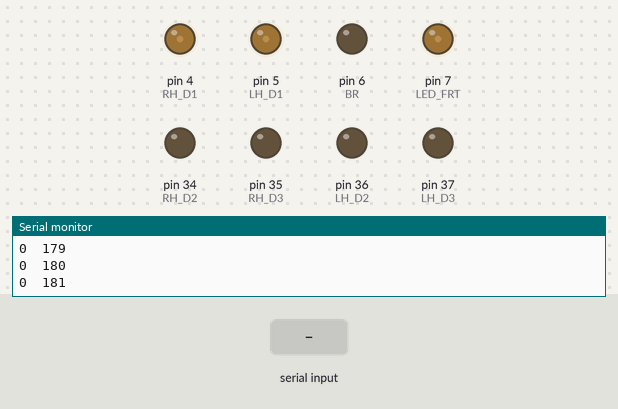
A sketch run on a simulated Arduino Mega 2560, built with avr-gcc and run on an emulated ATmega2560. Parts: output pins drawn as LEDs (lit = HIGH), the last lines printed to the serial monitor. The test bench sets the inputs (shaded band).

Above: at 1.2 s.
1.3 s: "1\n" received over Serial
At 2.5 s:
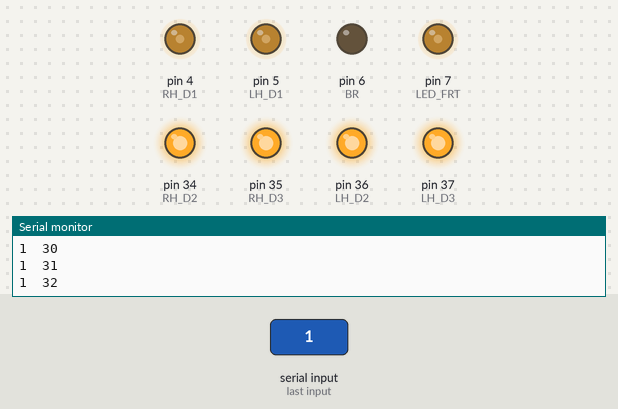
2.8 s: "90,45\n" received over Serial
At 3.7 s:
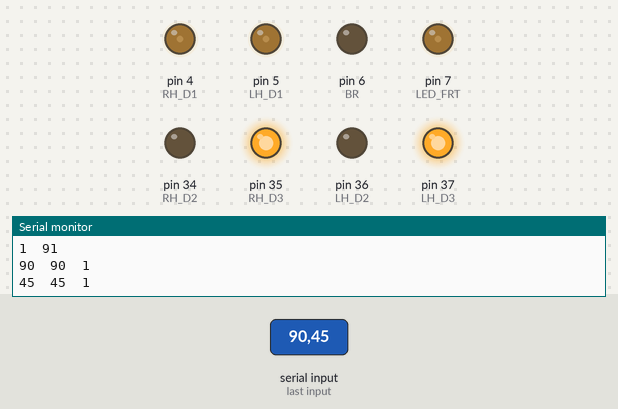
4.3 s: "2\n" received over Serial
At 4.7 s:
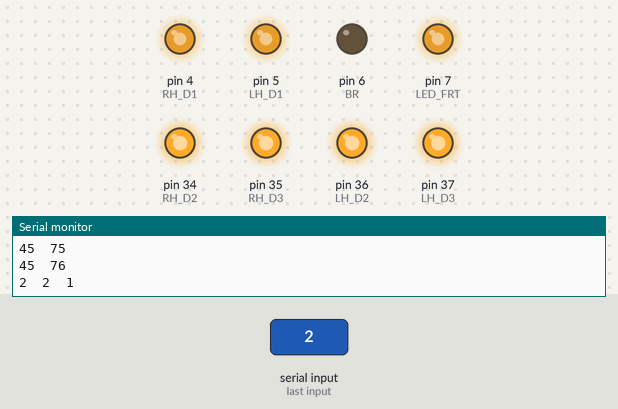
5.8 s: "3\n" received over Serial
At 7.0 s:
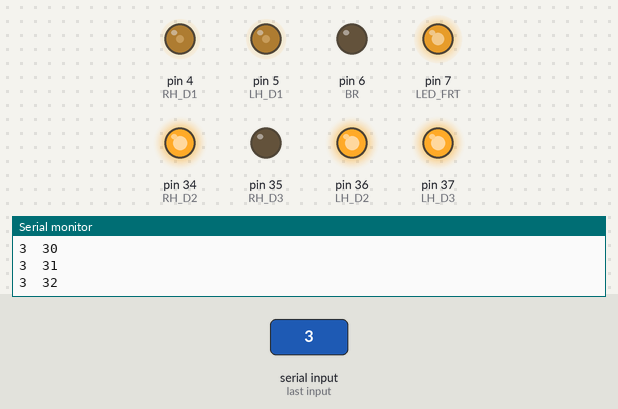
7.3 s: "30,150\n" received over Serial
At 8.3 s:
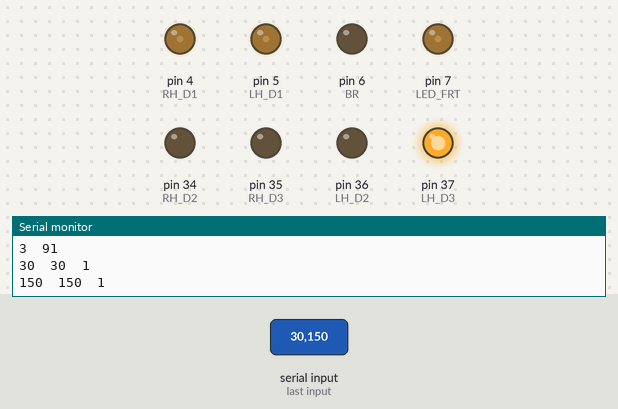
8.8 s: "4\n" received over Serial
At 9.4 s:
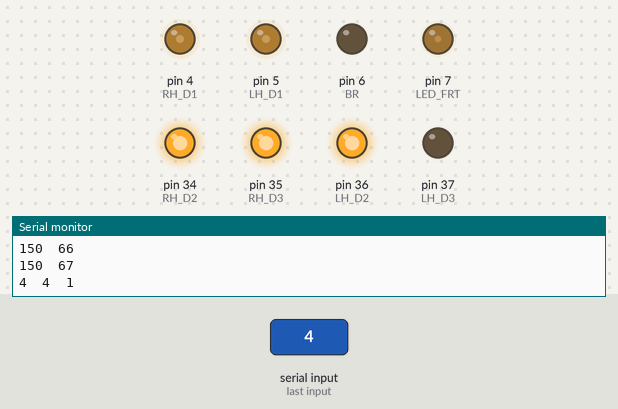
Timing chart, 0 to 13.3 s (numbered marks = the images above; inputs shaded):
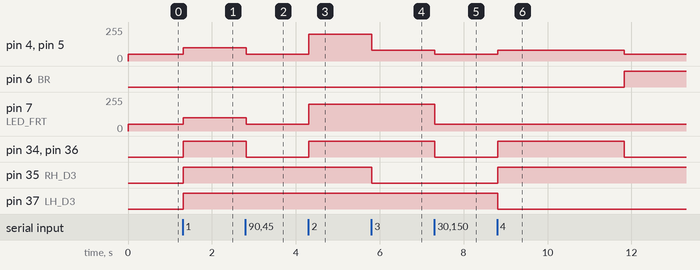

Measured:
- after the input at 1.3 s, pin 4 (RH_D1), pin 5 (LH_D1), pin 7 (LED_FRT): 50/255 → 100/255 at once; pin 6 (BR): stays LOW (without the input it goes to HIGH after 0.71 s); pin 34 (RH_D2), pin 35 (RH_D3), pin 36 (LH_D2), pin 37 (LH_D3): LOW → HIGH at once
- after the input at 2.8 s, pin 4 (RH_D1), pin 5 (LH_D1), pin 7 (LED_FRT): 100/255 → 50/255 at once; pin 34 (RH_D2), pin 36 (LH_D2): HIGH → LOW at once
- after the input at 4.3 s, pin 4 (RH_D1), pin 5 (LH_D1), pin 7 (LED_FRT): 50/255 → 200/255 at once; pin 34 (RH_D2), pin 36 (LH_D2): LOW → HIGH at once
- after the input at 5.8 s, pin 4 (RH_D1), pin 5 (LH_D1): 200/255 → 80/255 at once; pin 35 (RH_D3): HIGH → LOW at once
- after the input at 7.3 s, pin 4 (RH_D1), pin 5 (LH_D1): 80/255 → 50/255 at once; pin 7 (LED_FRT): 200/255 → 50/255 at once; pin 34 (RH_D2), pin 36 (LH_D2): HIGH → LOW at once
- after the input at 8.8 s, pin 4 (RH_D1), pin 5 (LH_D1): 50/255 → 80/255 at once, → 50/255 3.0 s later; pin 6 (BR): LOW → HIGH after 3.0 s instead of 2.2 s; pin 34 (RH_D2), pin 36 (LH_D2): LOW → HIGH at once, → LOW 3.0 s later; pin 35 (RH_D3): LOW → HIGH at once; pin 37 (LH_D3): HIGH → LOW at once

The sketch:

try4.ino
```cpp
#include <Wire.h>

const int RH_D1 = 4;
const int RH_D2 = 34;
const int RH_D3 = 35;
const int RH_A1 = A0;
const int RH_A2 = A1;
const int RH_ENA = 2;
const int RH_ENB = A8;
const int LH_D1 = 5;
const int LH_D2 = 36;
const int LH_D3 = 37;
const int LH_A1 = A2;
const int LH_A2 = A3;
const int LH_ENA = 3;
const int LH_ENB = A9;
const int BR = 6;
const int LED_FRT = 7;
const int IR1 = A4;
const int IR2 = A5;
const int IR3 = A6;
const int ES = 18;

#define RH_ENA 2
#define RH_ENB A8
#define LH_ENA 3
#define LH_ENB A9

int cmd = 0;
int heartbeat = 0;
int joystick;
int start = 0;

volatile unsigned int encoder_RH = 0;
volatile unsigned int encoder_LH = 0;

void setup() {
  pinMode(RH_ENA, INPUT);
  pinMode(RH_ENB, INPUT);
  pinMode(LH_ENA, INPUT);
  pinMode(LH_ENB, INPUT);
  pinMode(ES, INPUT);
  digitalWrite(RH_ENA, HIGH);
  digitalWrite(RH_ENB, HIGH);
  digitalWrite(LH_ENA, HIGH);
  digitalWrite(LH_ENB, HIGH);

  pinMode(BR,OUTPUT);
  pinMode(RH_D1,OUTPUT);
  pinMode(RH_D2,OUTPUT);
  pinMode(RH_D3,OUTPUT);
  pinMode(LH_D1,OUTPUT);
  pinMode(LH_D2,OUTPUT);
  pinMode(LH_D3,OUTPUT);
  pinMode(LED_FRT, OUTPUT);

  analogWrite(RH_D1,25);
  analogWrite(LH_D1,25);
//  digitalWrite(BR,HIGH);

  Wire.begin();

  Serial.begin(9600);
//  digitalWrite(RH_D2,HIGH);
//  digitalWrite(LH_D2,HIGH);
}

void loop() {

  if(Serial.available()>0) {
    joystick = Serial.parseInt();
    Serial.print(joystick);
    Serial.print("\t");

    heartbeat = 0;

    if (cmd != joystick && joystick != 0){
      cmd = joystick;
      start = 0;
      }

  }

    heartbeat++;

    if (heartbeat>300) {
      cmd = 8;
      heartbeat = 0;
    }


     Serial.print(cmd);
     Serial.print("\t");
     Serial.println(heartbeat);


    if(cmd == 1) {           //slow forward
      analogWrite(RH_D1,100);
      analogWrite(LH_D1,100);
      digitalWrite(RH_D2,HIGH);
      digitalWrite(LH_D2,HIGH);
      digitalWrite(RH_D3,HIGH);
      digitalWrite(LH_D3,HIGH);
      analogWrite(LED_FRT,100);
    }

    else if(cmd == 2) {      //fast forward
      analogWrite(RH_D1,200);
      analogWrite(LH_D1,200);
      digitalWrite(RH_D2,HIGH);
      digitalWrite(LH_D2,HIGH);
      digitalWrite(RH_D3,HIGH);
      digitalWrite(LH_D3,HIGH);
      analogWrite(LED_FRT,200);
    }

    else if(cmd == 3) {        //rotate clockwise
      analogWrite(RH_D1,80);
      analogWrite(LH_D1,80);
      digitalWrite(RH_D2,HIGH);
      digitalWrite(LH_D2,HIGH);
      digitalWrite(RH_D3,LOW);
      digitalWrite(LH_D3,HIGH);
    }

    else if(cmd == 4) {        //rotate cclockwise
      analogWrite(RH_D1,80);
      analogWrite(LH_D1,80);
      digitalWrite(RH_D2,HIGH);
      digitalWrite(LH_D2,HIGH);
      digitalWrite(RH_D3,HIGH);
      digitalWrite(LH_D3,LOW);
    }

    else if(cmd == 7) {       //reverse
      analogWrite(RH_D1,100);
      analogWrite(LH_D1,100);
      digitalWrite(RH_D2,HIGH);
      digitalWrite(LH_D2,HIGH);
      digitalWrite(RH_D3,LOW);
      digitalWrite(LH_D3,LOW);
      analogWrite(LED_FRT,50);
    }

     else if (cmd==8) {       //stop
      digitalWrite(RH_D2,LOW);
      digitalWrite(LH_D2,LOW);
      analogWrite(RH_D1,50);
      analogWrite(LH_D1,50);
      digitalWrite(BR,HIGH);
      analogWrite(LED_FRT,50);
     }


    else {                        //stop
      digitalWrite(RH_D2,LOW);
      digitalWrite(LH_D2,LOW);
      analogWrite(RH_D1,50);
      analogWrite(LH_D1,50);
      analogWrite(LED_FRT,50);
    }

}
```
